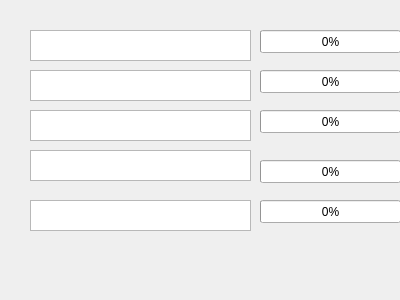
<?xml version="1.0" encoding="UTF-8"?>
<ui version="4.0">
 <class>Downloads</class>
 <widget class="QDialog" name="Downloads">
  <property name="geometry">
   <rect>
    <x>0</x>
    <y>0</y>
    <width>400</width>
    <height>300</height>
   </rect>
  </property>
  <property name="windowTitle">
   <string>Dialog</string>
  </property>
  <widget class="QProgressBar" name="downloadbar1">
   <property name="geometry">
    <rect>
     <x>260</x>
     <y>30</y>
     <width>141</width>
     <height>23</height>
    </rect>
   </property>
   <property name="value">
    <number>0</number>
   </property>
  </widget>
  <widget class="QProgressBar" name="downloadbar2">
   <property name="geometry">
    <rect>
     <x>260</x>
     <y>70</y>
     <width>141</width>
     <height>23</height>
    </rect>
   </property>
   <property name="value">
    <number>0</number>
   </property>
  </widget>
  <widget class="QProgressBar" name="downloadbar3">
   <property name="geometry">
    <rect>
     <x>260</x>
     <y>110</y>
     <width>141</width>
     <height>23</height>
    </rect>
   </property>
   <property name="value">
    <number>0</number>
   </property>
  </widget>
  <widget class="QProgressBar" name="downloadbar4">
   <property name="geometry">
    <rect>
     <x>260</x>
     <y>160</y>
     <width>141</width>
     <height>23</height>
    </rect>
   </property>
   <property name="value">
    <number>0</number>
   </property>
  </widget>
  <widget class="QProgressBar" name="downloadbar5">
   <property name="geometry">
    <rect>
     <x>260</x>
     <y>200</y>
     <width>141</width>
     <height>23</height>
    </rect>
   </property>
   <property name="value">
    <number>0</number>
   </property>
  </widget>
  <widget class="QTextEdit" name="download1">
   <property name="geometry">
    <rect>
     <x>30</x>
     <y>30</y>
     <width>221</width>
     <height>31</height>
    </rect>
   </property>
  </widget>
  <widget class="QTextEdit" name="download2">
   <property name="geometry">
    <rect>
     <x>30</x>
     <y>70</y>
     <width>221</width>
     <height>31</height>
    </rect>
   </property>
  </widget>
  <widget class="QTextEdit" name="download3">
   <property name="geometry">
    <rect>
     <x>30</x>
     <y>110</y>
     <width>221</width>
     <height>31</height>
    </rect>
   </property>
  </widget>
  <widget class="QTextEdit" name="download4">
   <property name="geometry">
    <rect>
     <x>30</x>
     <y>150</y>
     <width>221</width>
     <height>31</height>
    </rect>
   </property>
  </widget>
  <widget class="QTextEdit" name="download5">
   <property name="geometry">
    <rect>
     <x>30</x>
     <y>200</y>
     <width>221</width>
     <height>31</height>
    </rect>
   </property>
  </widget>
 </widget>
 <resources/>
 <connections/>
</ui>
